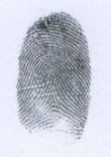
#> input picture database/hd1.jpg, 111 x 157 px, found by its file name; its folder holds only this picture in this run
$ python comparar.py database/hd1.jpg database/hd2.jpg   (older library calls are emulated)
#> lines starting #> are read from the running program, lines starting #| are printed output that depends on the picture
import cv2
import os
import sys
import numpy
import matplotlib.pyplot as plt
from enhance import image_enhance
from skimage.morphology import skeletonize, thin

# os.chdir("/app/")

def removedot(invertThin):
    temp0 = numpy.array(invertThin[:])
    temp0 = numpy.array(temp0)
    temp1 = temp0/255
    temp2 = numpy.array(temp1)
    temp3 = numpy.array(temp2)

    enhanced_img = numpy.array(temp0)
    filter0 = numpy.zeros((10,10))
    W,H = temp0.shape[:2]
    filtersize = 6

    for i in range(W - filtersize):
        for j in range(H - filtersize):
            filter0 = temp1[i:i + filtersize,j:j + filtersize]

            flag = 0
            if sum(filter0[:,0]) == 0:
                flag +=1
            if sum(filter0[:,filtersize - 1]) == 0:
                flag +=1
            if sum(filter0[0,:]) == 0:
                flag +=1
            if sum(filter0[filtersize - 1,:]) == 0:
                flag +=1
            if flag > 3:
                temp2[i:i + filtersize, j:j + filtersize] = numpy.zeros((filtersize, filtersize))

    return temp2


def get_descriptors(img):
	clahe = cv2.createCLAHE(clipLimit=2.0, tileGridSize=(8,8))
	img = clahe.apply(img)
	img = image_enhance.image_enhance(img)
	img = numpy.array(img, dtype=numpy.uint8)
	# Threshold
	ret, img = cv2.threshold(img, 127, 255, cv2.THRESH_BINARY_INV | cv2.THRESH_OTSU)
	# Normalize to 0 and 1 range
	img[img == 255] = 1

	#Thinning
	skeleton = skeletonize(img)
	skeleton = numpy.array(skeleton, dtype=numpy.uint8)
	skeleton = removedot(skeleton)
	# Harris corners
	harris_corners = cv2.cornerHarris(img, 3, 3, 0.04)
	harris_normalized = cv2.normalize(harris_corners, 0, 255, norm_type=cv2.NORM_MINMAX, dtype=cv2.CV_32FC1)
	threshold_harris = 125
	# Extract keypoints
	keypoints = []
	for x in range(0, harris_normalized.shape[0]):
		for y in range(0, harris_normalized.shape[1]):
			if harris_normalized[x][y] > threshold_harris:
				keypoints.append(cv2.KeyPoint(y, x, 1))
	# Define descriptor
	orb = cv2.ORB_create()
	# Compute descriptors
	_, des = orb.compute(img, keypoints)
	return (keypoints, des);


def main():
	image_name = sys.argv[1]
	img1 = cv2.imread("database/" + image_name, cv2.IMREAD_GRAYSCALE)
#> img1: shape (157, 111); min 58, max 249, mean 200.7
	kp1, des1 = get_descriptors(img1)
#> in get_descriptors, `img = clahe.apply(img)`:
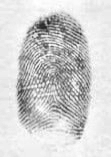
#> img: shape (157, 111); min 33, max 255, mean 208.4

	image_name = sys.argv[2]
	img2 = cv2.imread("database/" + image_name, cv2.IMREAD_GRAYSCALE)
	kp2, des2 = get_descriptors(img2)

	# Matching between descriptors
	bf = cv2.BFMatcher(cv2.NORM_HAMMING, crossCheck=True)
	matches = sorted(bf.match(des1, des2), key= lambda match:match.distance)
	# Plot keypoints
	# img4 = cv2.drawKeypoints(img1, kp1, outImage=None)
	# img5 = cv2.drawKeypoints(img2, kp2, outImage=None)
	# f, axarr = plt.subplots(1,2)
	# axarr[0].imshow(img4)
	# axarr[1].imshow(img5)
	# plt.show()
	# # Plot matches
	# img3 = cv2.drawMatches(img1, kp1, img2, kp2, matches, flags=2, outImg=None)
	# plt.imshow(img3)
	# plt.show()

	# Calculate score
	score = 0;
	for match in matches:
		score += match.distance
	score_threshold = 33

	if score / len(matches) < score_threshold:
		print("Fingerprint matches.")
		sys.exit(0)
	else:
		print("Fingerprint does not match.")
		sys.exit(1)


if __name__ == "__main__":
	try:
		main()
#> (the call stopped at in get_descriptors, `img = image_enhance.image_enhance(img)`: enhance is not available in this run)
	except Exception as e:
		print(f"Error al ejecutar: {e}")
		sys.exit(2)

$ run again, on database/hd5.jpg
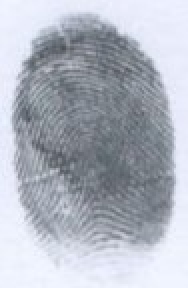
#> input picture database/hd5.jpg, 94 x 144 px, found by its file name (shown 2 times larger)
#> in get_descriptors, `img = clahe.apply(img)`:
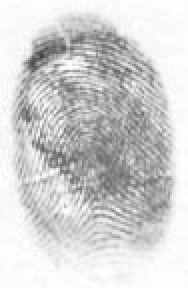
#> img: shape (144, 94) (shown 2 times larger); min 61, max 255, mean 209.3

$ run again, on database/hd6.jpg
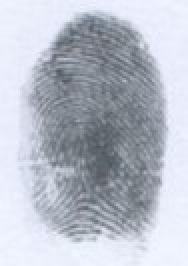
#> input picture database/hd6.jpg, 94 x 133 px, found by its file name (shown 2 times larger)
#> in get_descriptors, `img = clahe.apply(img)`:
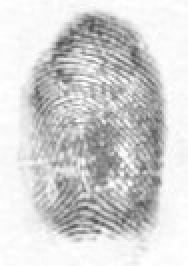
#> img: shape (133, 94) (shown 2 times larger); min 78, max 255, mean 210.2
